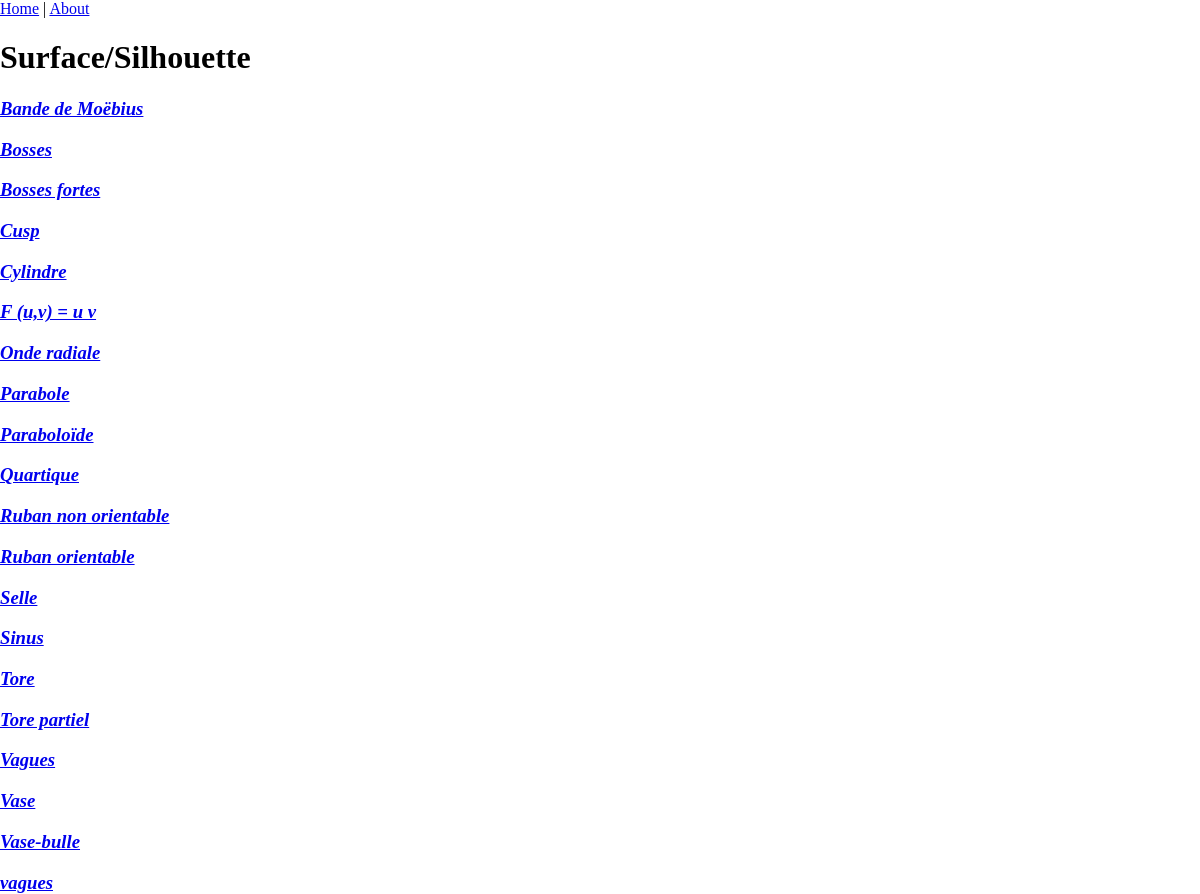
Before: / with the older database file.
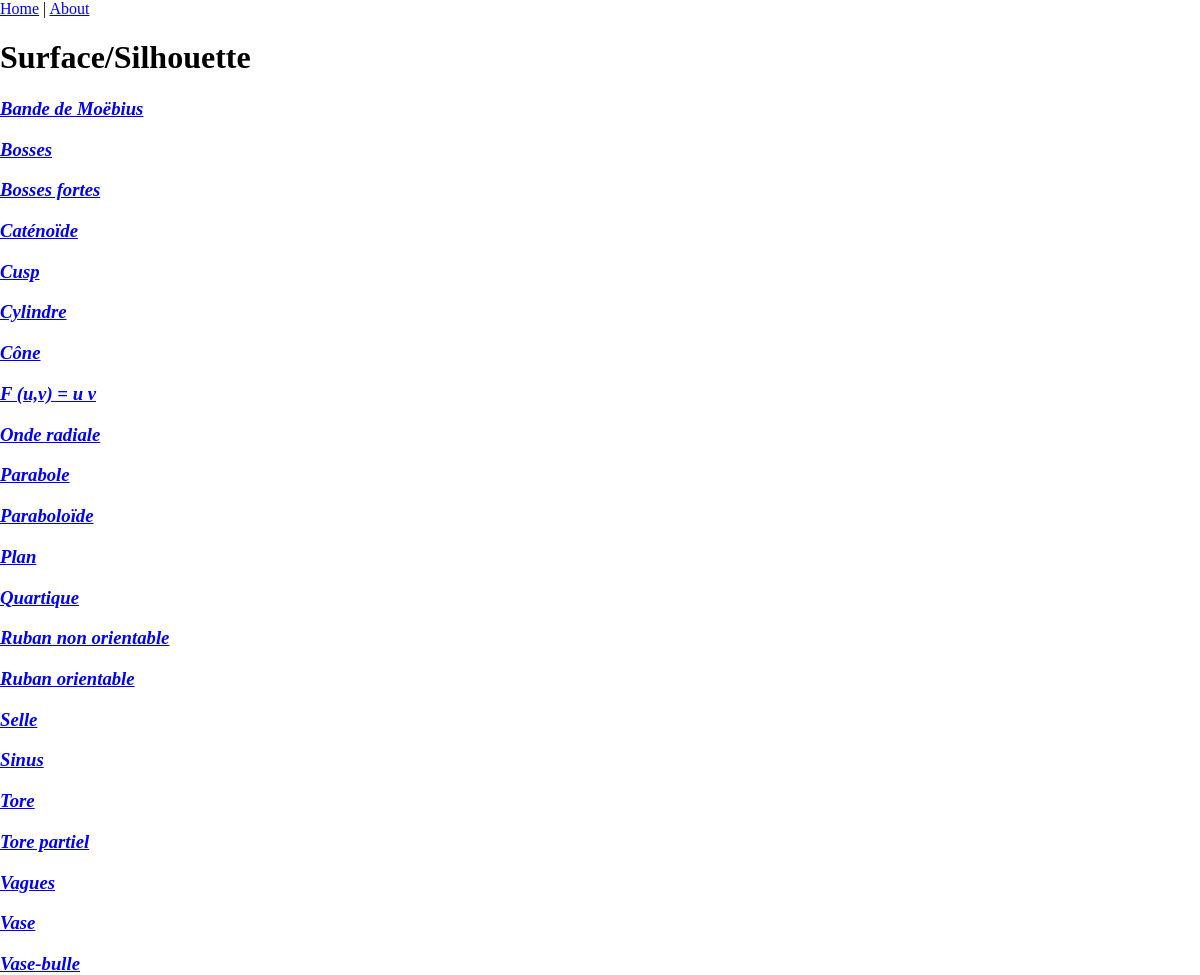
After: the same page with the newer database file.
### surface_play/models.py (models this page shows, shortened)
class SurfaceRecord(models.Model):
    class Meta:
        ordering = ['name']
    class Identify(models.TextChoices):
        MOEBIUS = 'mo'
        CYLINDRE = 'cy'
        NONE = 'no'
    name = models.CharField(max_length = 100)
    X = models.CharField(max_length=400, default = 'u')
    Y = models.CharField(max_length=400, default = 'v')
    Z = models.CharField(max_length=400, default = '0')
    parameter_names = models.CharField(max_length=30, default = 'u v')
    u_min = models.FloatField(default = 0)
    u_max = models.FloatField(default = 1)
    v_min = models.FloatField(default = 0)
    v_max = models.FloatField(default = 1)
    u_identify = models.CharField(
        max_length=2,
        choices=Identify.choices,
        default=Identify.NONE,
    )
    v_identify = models.CharField(
        max_length=2,
        choices=Identify.choices,
        default=Identify.NONE,
    )

### surface_play/views.py (the view)
# urls.py: path("", SurfaceRecordListView.as_view(), name='surfaces'),
class SurfaceRecordListView(ListView):
    model = SurfaceRecord
    context_object_name = 'surfaces'

### templates/surface_play/surfacerecord_list.html (shortened to what this page needs)
{% extends "base.html" %}
{% block content %}
<div class="container-fluid d-flex min-vh-100 flex-column">
	<div class="row d-flex justify-content-between p-3 titre">
	  <h1>Surface/Silhouette</h1>
	</div>
	<div class="row">
		<div class="col"  id = 'liste-surfaces'>
			{% for surface in surfaces %}
			<div class = 'list-group-item item-liste'>
				<h3>
					<a href="{% url 'surface-play' pk=surface.pk %}">
					<i>	{{ surface.name }} </i>
					</a>
				</h3>
			</div>
			{% endfor %}
		</div>
	</div>
</div>
{% endblock content %}

Changed rows visible on the page:
removed SurfaceRecord: name "vagues"
added SurfaceRecord: name "Caténoïde"
added SurfaceRecord: name "Cône"
added SurfaceRecord: name "Plan"
